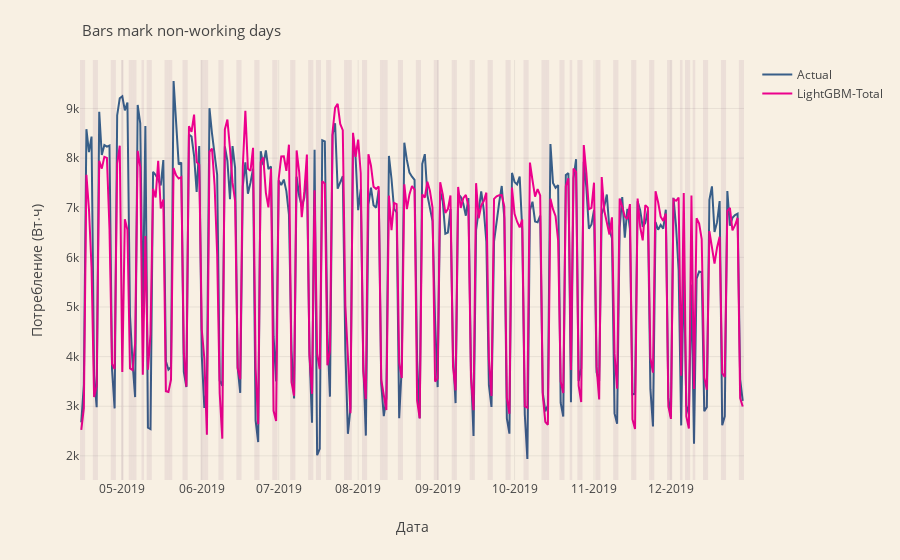

The code cell stored with this chart in its notebook:
### Code cell
model_stats_df = get_prediction_stats(predictions_df["Actual"], predictions_df["LightGBM-Total"], 'LightGBM-Total')
stats = stats.append(model_stats_df)

fig = px.line(predictions_df[["Actual", "LightGBM-Total"]])
fig.update_layout(xaxis_title="Дата",
                  yaxis_title="Потребление (Вт⋅ч)",
                  legend_title=None)
fig.update_xaxes(dtick="M1", tickformat="%m-%Y") 

print(model_stats_df)
mark_days_on_plot(fig, off_days)

### Figure 1 — Plotly figure (JSON) as saved in the notebook; plotly's stock layout.template omitted (floating-point values rounded to 4 significant figures; data arrays with more than 128 entries replaced by an {"elided": "..."} marker saying what was removed)
{"data": [{"hovertemplate": "variable=Actual<br>Date=%{x}<br>value=%{y}<extra></extra>", "legendgroup": "Actual", "line": {"color": "#385E88", "dash": "solid"}, "marker": {"symbol": "circle"}, "mode": "lines", "name": "Actual", "orientation": "v", "showlegend": true, "type": "scatter", "x": {"elided": "259 str values"}, "xaxis": "x", "y": {"elided": "259 float values"}, "yaxis": "y"}, {"hovertemplate": "variable=LightGBM-Total<br>Date=%{x}<br>value=%{y}<extra></extra>", "legendgroup": "LightGBM-Total", "line": {"color": "#EC008C", "dash": "solid"}, "marker": {"symbol": "circle"}, "mode": "lines", "name": "LightGBM-Total", "orientation": "v", "showlegend": true, "type": "scatter", "x": {"elided": "259 str values"}, "xaxis": "x", "y": {"elided": "259 float values"}, "yaxis": "y"}], "layout": {"annotations": [{"font": {"size": 15}, "showarrow": false, "text": "Bars mark non-working days", "textangle": 0, "x": 0, "xanchor": "left", "xref": "paper", "y": 1.1, "yref": "paper"}], "legend": {"title": {}, "tracegroupgap": 0}, "margin": {"t": 60}, "shapes": [{"fillcolor": "#582156", "line": {"width": 0}, "opacity": 0.08, "type": "rect", "x0": "2019-04-14T12:00:00", "x1": "2019-04-15T12:00:00", "xref": "x", "y0": 0, "y1": 1, "yref": "y domain"}, {"fillcolor": "#582156", "line": {"width": 0}, "opacity": 0.08, "type": "rect", "x0": "2019-04-15T12:00:00", "x1": "2019-04-16T12:00:00", "xref": "x", "y0": 0, "y1": 1, "yref": "y domain"}, {"fillcolor": "#582156", "line": {"width": 0}, "opacity": 0.08, "type": "rect", "x0": "2019-04-19T12:00:00", "x1": "2019-04-20T12:00:00", "xref": "x", "y0": 0, "y1": 1, "yref": "y domain"}, {"fillcolor": "#582156", "line": {"width": 0}, "opacity": 0.08, "type": "rect", "x0": "2019-04-20T12:00:00", "x1": "2019-04-21T12:00:00", "xref": "x", "y0": 0, "y1": 1, "yref": "y domain"}, {"fillcolor": "#582156", "line": {"width": 0}, "opacity": 0.08, "type": "rect", "x0": "2019-04-26T12:00:00", "x1": "2019-04-27T12:00:00", "xref": "x", "y0": 0, "y1": 1, "yref": "y domain"}, {"fillcolor": "#582156", "line": {"width": 0}, "opacity": 0.08, "type": "rect", "x0": "2019-04-27T12:00:00", "x1": "2019-04-28T12:00:00", "xref": "x", "y0": 0, "y1": 1, "yref": "y domain"}, {"fillcolor": "#582156", "line": {"width": 0}, "opacity": 0.08, "type": "rect", "x0": "2019-04-30T12:00:00", "x1": "2019-05-01T12:00:00", "xref": "x", "y0": 0, "y1": 1, "yref": "y domain"}, {"fillcolor": "#582156", "line": {"width": 0}, "opacity": 0.08, "type": "rect", "x0": "2019-05-03T12:00:00", "x1": "2019-05-04T12:00:00", "xref": "x", "y0": 0, "y1": 1, "yref": "y domain"}, {"fillcolor": "#582156", "line": {"width": 0}, "opacity": 0.08, "type": "rect", "x0": "2019-05-04T12:00:00", "x1": "2019-05-05T12:00:00", "xref": "x", "y0": 0, "y1": 1, "yref": "y domain"}, {"fillcolor": "#582156", "line": {"width": 0}, "opacity": 0.08, "type": "rect", "x0": "2019-05-05T12:00:00", "x1": "2019-05-06T12:00:00", "xref": "x", "y0": 0, "y1": 1, "yref": "y domain"}, {"fillcolor": "#582156", "line": {"width": 0}, "opacity": 0.08, "type": "rect", "x0": "2019-05-08T12:00:00", "x1": "2019-05-09T12:00:00", "xref": "x", "y0": 0, "y1": 1, "yref": "y domain"}, {"fillcolor": "#582156", "line": {"width": 0}, "opacity": 0.08, "type": "rect", "x0": "2019-05-10T12:00:00", "x1": "2019-05-11T12:00:00", "xref": "x", "y0": 0, "y1": 1, "yref": "y domain"}, {"fillcolor": "#582156", "line": {"width": 0}, "opacity": 0.08, "type": "rect", "x0": "2019-05-11T12:00:00", "x1": "2019-05-12T12:00:00", "xref": "x", "y0": 0, "y1": 1, "yref": "y domain"}, {"fillcolor": "#582156", "line": {"width": 0}, "opacity": 0.08, "type": "rect", "x0": "2019-05-17T12:00:00", "x1": "2019-05-18T12:00:00", "xref": "x", "y0": 0, "y1": 1, "yref": "y domain"}, {"fillcolor": "#582156", "line": {"width": 0}, "opacity": 0.08, "type": "rect", "x0": "2019-05-18T12:00:00", "x1": "2019-05-19T12:00:00", "xref": "x", "y0": 0, "y1": 1, "yref": "y domain"}, {"fillcolor": "#582156", "line": {"width": 0}, "opacity": 0.08, "type": "rect", "x0": "2019-05-19T12:00:00", "x1": "2019-05-20T12:00:00", "xref": "x", "y0": 0, "y1": 1, "yref": "y domain"}, {"fillcolor": "#582156", "line": {"width": 0}, "opacity": 0.08, "type": "rect", "x0": "2019-05-24T12:00:00", "x1": "2019-05-25T12:00:00", "xref": "x", "y0": 0, "y1": 1, "yref": "y domain"}, {"fillcolor": "#582156", "line": {"width": 0}, "opacity": 0.08, "type": "rect", "x0": "2019-05-25T12:00:00", "x1": "2019-05-26T12:00:00", "xref": "x", "y0": 0, "y1": 1, "yref": "y domain"}, {"fillcolor": "#582156", "line": {"width": 0}, "opacity": 0.08, "type": "rect", "x0": "2019-05-31T12:00:00", "x1": "2019-06-01T12:00:00", "xref": "x", "y0": 0, "y1": 1, "yref": "y domain"}, {"fillcolor": "#582156", "line": {"width": 0}, "opacity": 0.08, "type": "rect", "x0": "2019-06-01T12:00:00", "x1": "2019-06-02T12:00:00", "xref": "x", "y0": 0, "y1": 1, "yref": "y domain"}, {"fillcolor": "#582156", "line": {"width": 0}, "opacity": 0.08, "type": "rect", "x0": "2019-06-02T12:00:00", "x1": "2019-06-03T12:00:00", "xref": "x", "y0": 0, "y1": 1, "yref": "y domain"}, {"fillcolor": "#582156", "line": {"width": 0}, "opacity": 0.08, "type": "rect", "x0": "2019-06-07T12:00:00", "x1": "2019-06-08T12:00:00", "xref": "x", "y0": 0, "y1": 1, "yref": "y domain"}, {"fillcolor": "#582156", "line": {"width": 0}, "opacity": 0.08, "type": "rect", "x0": "2019-06-08T12:00:00", "x1": "2019-06-09T12:00:00", "xref": "x", "y0": 0, "y1": 1, "yref": "y domain"}, {"fillcolor": "#582156", "line": {"width": 0}, "opacity": 0.08, "type": "rect", "x0": "2019-06-14T12:00:00", "x1": "2019-06-15T12:00:00", "xref": "x", "y0": 0, "y1": 1, "yref": "y domain"}, {"fillcolor": "#582156", "line": {"width": 0}, "opacity": 0.08, "type": "rect", "x0": "2019-06-15T12:00:00", "x1": "2019-06-16T12:00:00", "xref": "x", "y0": 0, "y1": 1, "yref": "y domain"}, {"fillcolor": "#582156", "line": {"width": 0}, "opacity": 0.08, "type": "rect", "x0": "2019-06-21T12:00:00", "x1": "2019-06-22T12:00:00", "xref": "x", "y0": 0, "y1": 1, "yref": "y domain"}, {"fillcolor": "#582156", "line": {"width": 0}, "opacity": 0.08, "type": "rect", "x0": "2019-06-22T12:00:00", "x1": "2019-06-23T12:00:00", "xref": "x", "y0": 0, "y1": 1, "yref": "y domain"}, {"fillcolor": "#582156", "line": {"width": 0}, "opacity": 0.08, "type": "rect", "x0": "2019-06-28T12:00:00", "x1": "2019-06-29T12:00:00", "xref": "x", "y0": 0, "y1": 1, "yref": "y domain"}, {"fillcolor": "#582156", "line": {"width": 0}, "opacity": 0.08, "type": "rect", "x0": "2019-06-29T12:00:00", "x1": "2019-06-30T12:00:00", "xref": "x", "y0": 0, "y1": 1, "yref": "y domain"}, {"fillcolor": "#582156", "line": {"width": 0}, "opacity": 0.08, "type": "rect", "x0": "2019-07-05T12:00:00", "x1": "2019-07-06T12:00:00", "xref": "x", "y0": 0, "y1": 1, "yref": "y domain"}, {"fillcolor": "#582156", "line": {"width": 0}, "opacity": 0.08, "type": "rect", "x0": "2019-07-06T12:00:00", "x1": "2019-07-07T12:00:00", "xref": "x", "y0": 0, "y1": 1, "yref": "y domain"}, {"fillcolor": "#582156", "line": {"width": 0}, "opacity": 0.08, "type": "rect", "x0": "2019-07-12T12:00:00", "x1": "2019-07-13T12:00:00", "xref": "x", "y0": 0, "y1": 1, "yref": "y domain"}, {"fillcolor": "#582156", "line": {"width": 0}, "opacity": 0.08, "type": "rect", "x0": "2019-07-13T12:00:00", "x1": "2019-07-14T12:00:00", "xref": "x", "y0": 0, "y1": 1, "yref": "y domain"}, {"fillcolor": "#582156", "line": {"width": 0}, "opacity": 0.08, "type": "rect", "x0": "2019-07-15T12:00:00", "x1": "2019-07-16T12:00:00", "xref": "x", "y0": 0, "y1": 1, "yref": "y domain"}, {"fillcolor": "#582156", "line": {"width": 0}, "opacity": 0.08, "type": "rect", "x0": "2019-07-16T12:00:00", "x1": "2019-07-17T12:00:00", "xref": "x", "y0": 0, "y1": 1, "yref": "y domain"}, {"fillcolor": "#582156", "line": {"width": 0}, "opacity": 0.08, "type": "rect", "x0": "2019-07-19T12:00:00", "x1": "2019-07-20T12:00:00", "xref": "x", "y0": 0, "y1": 1, "yref": "y domain"}, {"fillcolor": "#582156", "line": {"width": 0}, "opacity": 0.08, "type": "rect", "x0": "2019-07-20T12:00:00", "x1": "2019-07-21T12:00:00", "xref": "x", "y0": 0, "y1": 1, "yref": "y domain"}, {"fillcolor": "#582156", "line": {"width": 0}, "opacity": 0.08, "type": "rect", "x0": "2019-07-26T12:00:00", "x1": "2019-07-27T12:00:00", "xref": "x", "y0": 0, "y1": 1, "yref": "y domain"}, {"fillcolor": "#582156", "line": {"width": 0}, "opacity": 0.08, "type": "rect", "x0": "2019-07-27T12:00:00", "x1": "2019-07-28T12:00:00", "xref": "x", "y0": 0, "y1": 1, "yref": "y domain"}, {"fillcolor": "#582156", "line": {"width": 0}, "opacity": 0.08, "type": "rect", "x0": "2019-07-28T12:00:00", "x1": "2019-07-29T12:00:00", "xref": "x", "y0": 0, "y1": 1, "yref": "y domain"}, {"fillcolor": "#582156", "line": {"width": 0}, "opacity": 0.08, "type": "rect", "x0": "2019-08-02T12:00:00", "x1": "2019-08-03T12:00:00", "xref": "x", "y0": 0, "y1": 1, "yref": "y domain"}, {"fillcolor": "#582156", "line": {"width": 0}, "opacity": 0.08, "type": "rect", "x0": "2019-08-03T12:00:00", "x1": "2019-08-04T12:00:00", "xref": "x", "y0": 0, "y1": 1, "yref": "y domain"}, {"fillcolor": "#582156", "line": {"width": 0}, "opacity": 0.08, "type": "rect", "x0": "2019-08-09T12:00:00", "x1": "2019-08-10T12:00:00", "xref": "x", "y0": 0, "y1": 1, "yref": "y domain"}, {"fillcolor": "#582156", "line": {"width": 0}, "opacity": 0.08, "type": "rect", "x0": "2019-08-10T12:00:00", "x1": "2019-08-11T12:00:00", "xref": "x", "y0": 0, "y1": 1, "yref": "y domain"}, {"fillcolor": "#582156", "line": {"width": 0}, "opacity": 0.08, "type": "rect", "x0": "2019-08-11T12:00:00", "x1": "2019-08-12T12:00:00", "xref": "x", "y0": 0, "y1": 1, "yref": "y domain"}, {"fillcolor": "#582156", "line": {"width": 0}, "opacity": 0.08, "type": "rect", "x0": "2019-08-16T12:00:00", "x1": "2019-08-17T12:00:00", "xref": "x", "y0": 0, "y1": 1, "yref": "y domain"}, {"fillcolor": "#582156", "line": {"width": 0}, "opacity": 0.08, "type": "rect", "x0": "2019-08-17T12:00:00", "x1": "2019-08-18T12:00:00", "xref": "x", "y0": 0, "y1": 1, "yref": "y domain"}, {"fillcolor": "#582156", "line": {"width": 0}, "opacity": 0.08, "type": "rect", "x0": "2019-08-23T12:00:00", "x1": "2019-08-24T12:00:00", "xref": "x", "y0": 0, "y1": 1, "yref": "y domain"}, {"fillcolor": "#582156", "line": {"width": 0}, "opacity": 0.08, "type": "rect", "x0": "2019-08-24T12:00:00", "x1": "2019-08-25T12:00:00", "xref": "x", "y0": 0, "y1": 1, "yref": "y domain"}, {"fillcolor": "#582156", "line": {"width": 0}, "opacity": 0.08, "type": "rect", "x0": "2019-08-30T12:00:00", "x1": "2019-08-31T12:00:00", "xref": "x", "y0": 0, "y1": 1, "yref": "y domain"}, {"fillcolor": "#582156", "line": {"width": 0}, "opacity": 0.08, "type": "rect", "x0": "2019-08-31T12:00:00", "x1": "2019-09-01T12:00:00", "xref": "x", "y0": 0, "y1": 1, "yref": "y domain"}, {"fillcolor": "#582156", "line": {"width": 0}, "opacity": 0.08, "type": "rect", "x0": "2019-09-06T12:00:00", "x1": "2019-09-07T12:00:00", "xref": "x", "y0": 0, "y1": 1, "yref": "y domain"}, {"fillcolor": "#582156", "line": {"width": 0}, "opacity": 0.08, "type": "rect", "x0": "2019-09-07T12:00:00", "x1": "2019-09-08T12:00:00", "xref": "x", "y0": 0, "y1": 1, "yref": "y domain"}, {"fillcolor": "#582156", "line": {"width": 0}, "opacity": 0.08, "type": "rect", "x0": "2019-09-13T12:00:00", "x1": "2019-09-14T12:00:00", "xref": "x", "y0": 0, "y1": 1, "yref": "y domain"}, {"fillcolor": "#582156", "line": {"width": 0}, "opacity": 0.08, "type": "rect", "x0": "2019-09-14T12:00:00", "x1": "2019-09-15T12:00:00", "xref": "x", "y0": 0, "y1": 1, "yref": "y domain"}, {"fillcolor": "#582156", "line": {"width": 0}, "opacity": 0.08, "type": "rect", "x0": "2019-09-20T12:00:00", "x1": "2019-09-21T12:00:00", "xref": "x", "y0": 0, "y1": 1, "yref": "y domain"}, {"fillcolor": "#582156", "line": {"width": 0}, "opacity": 0.08, "type": "rect", "x0": "2019-09-21T12:00:00", "x1": "2019-09-22T12:00:00", "xref": "x", "y0": 0, "y1": 1, "yref": "y domain"}, {"fillcolor": "#582156", "line": {"width": 0}, "opacity": 0.08, "type": "rect", "x0": "2019-09-27T12:00:00", "x1": "2019-09-28T12:00:00", "xref": "x", "y0": 0, "y1": 1, "yref": "y domain"}, {"fillcolor": "#582156", "line": {"width": 0}, "opacity": 0.08, "type": "rect", "x0": "2019-09-28T12:00:00", "x1": "2019-09-29T12:00:00", "xref": "x", "y0": 0, "y1": 1, "yref": "y domain"}, {"fillcolor": "#582156", "line": {"width": 0}, "opacity": 0.08, "type": "rect", "x0": "2019-10-04T12:00:00", "x1": "2019-10-05T12:00:00", "xref": "x", "y0": 0, "y1": 1, "yref": "y domain"}, {"fillcolor": "#582156", "line": {"width": 0}, "opacity": 0.08, "type": "rect", "x0": "2019-10-05T12:00:00", "x1": "2019-10-06T12:00:00", "xref": "x", "y0": 0, "y1": 1, "yref": "y domain"}, {"fillcolor": "#582156", "line": {"width": 0}, "opacity": 0.08, "type": "rect", "x0": "2019-10-11T12:00:00", "x1": "2019-10-12T12:00:00", "xref": "x", "y0": 0, "y1": 1, "yref": "y domain"}, {"fillcolor": "#582156", "line": {"width": 0}, "opacity": 0.08, "type": "rect", "x0": "2019-10-12T12:00:00", "x1": "2019-10-13T12:00:00", "xref": "x", "y0": 0, "y1": 1, "yref": "y domain"}, {"fillcolor": "#582156", "line": {"width": 0}, "opacity": 0.08, "type": "rect", "x0": "2019-10-13T12:00:00", "x1": "2019-10-14T12:00:00", "xref": "x", "y0": 0, "y1": 1, "yref": "y domain"}, {"fillcolor": "#582156", "line": {"width": 0}, "opacity": 0.08, "type": "rect", "x0": "2019-10-18T12:00:00", "x1": "2019-10-19T12:00:00", "xref": "x", "y0": 0, "y1": 1, "yref": "y domain"}, {"fillcolor": "#582156", "line": {"width": 0}, "opacity": 0.08, "type": "rect", "x0": "2019-10-19T12:00:00", "x1": "2019-10-20T12:00:00", "xref": "x", "y0": 0, "y1": 1, "yref": "y domain"}, {"fillcolor": "#582156", "line": {"width": 0}, "opacity": 0.08, "type": "rect", "x0": "2019-10-22T12:00:00", "x1": "2019-10-23T12:00:00", "xref": "x", "y0": 0, "y1": 1, "yref": "y domain"}, {"fillcolor": "#582156", "line": {"width": 0}, "opacity": 0.08, "type": "rect", "x0": "2019-10-25T12:00:00", "x1": "2019-10-26T12:00:00", "xref": "x", "y0": 0, "y1": 1, "yref": "y domain"}, {"fillcolor": "#582156", "line": {"width": 0}, "opacity": 0.08, "type": "rect", "x0": "2019-10-26T12:00:00", "x1": "2019-10-27T12:00:00", "xref": "x", "y0": 0, "y1": 1, "yref": "y domain"}, {"fillcolor": "#582156", "line": {"width": 0}, "opacity": 0.08, "type": "rect", "x0": "2019-11-01T12:00:00", "x1": "2019-11-02T12:00:00", "xref": "x", "y0": 0, "y1": 1, "yref": "y domain"}, {"fillcolor": "#582156", "line": {"width": 0}, "opacity": 0.08, "type": "rect", "x0": "2019-11-02T12:00:00", "x1": "2019-11-03T12:00:00", "xref": "x", "y0": 0, "y1": 1, "yref": "y domain"}, {"fillcolor": "#582156", "line": {"width": 0}, "opacity": 0.08, "type": "rect", "x0": "2019-11-08T12:00:00", "x1": "2019-11-09T12:00:00", "xref": "x", "y0": 0, "y1": 1, "yref": "y domain"}, {"fillcolor": "#582156", "line": {"width": 0}, "opacity": 0.08, "type": "rect", "x0": "2019-11-09T12:00:00", "x1": "2019-11-10T12:00:00", "xref": "x", "y0": 0, "y1": 1, "yref": "y domain"}, {"fillcolor": "#582156", "line": {"width": 0}, "opacity": 0.08, "type": "rect", "x0": "2019-11-15T12:00:00", "x1": "2019-11-16T12:00:00", "xref": "x", "y0": 0, "y1": 1, "yref": "y domain"}, {"fillcolor": "#582156", "line": {"width": 0}, "opacity": 0.08, "type": "rect", "x0": "2019-11-16T12:00:00", "x1": "2019-11-17T12:00:00", "xref": "x", "y0": 0, "y1": 1, "yref": "y domain"}, {"fillcolor": "#582156", "line": {"width": 0}, "opacity": 0.08, "type": "rect", "x0": "2019-11-22T12:00:00", "x1": "2019-11-23T12:00:00", "xref": "x", "y0": 0, "y1": 1, "yref": "y domain"}, {"fillcolor": "#582156", "line": {"width": 0}, "opacity": 0.08, "type": "rect", "x0": "2019-11-23T12:00:00", "x1": "2019-11-24T12:00:00", "xref": "x", "y0": 0, "y1": 1, "yref": "y domain"}, {"fillcolor": "#582156", "line": {"width": 0}, "opacity": 0.08, "type": "rect", "x0": "2019-11-29T12:00:00", "x1": "2019-11-30T12:00:00", "xref": "x", "y0": 0, "y1": 1, "yref": "y domain"}, {"fillcolor": "#582156", "line": {"width": 0}, "opacity": 0.08, "type": "rect", "x0": "2019-11-30T12:00:00", "x1": "2019-12-01T12:00:00", "xref": "x", "y0": 0, "y1": 1, "yref": "y domain"}, {"fillcolor": "#582156", "line": {"width": 0}, "opacity": 0.08, "type": "rect", "x0": "2019-12-04T12:00:00", "x1": "2019-12-05T12:00:00", "xref": "x", "y0": 0, "y1": 1, "yref": "y domain"}, {"fillcolor": "#582156", "line": {"width": 0}, "opacity": 0.08, "type": "rect", "x0": "2019-12-06T12:00:00", "x1": "2019-12-07T12:00:00", "xref": "x", "y0": 0, "y1": 1, "yref": "y domain"}, {"fillcolor": "#582156", "line": {"width": 0}, "opacity": 0.08, "type": "rect", "x0": "2019-12-07T12:00:00", "x1": "2019-12-08T12:00:00", "xref": "x", "y0": 0, "y1": 1, "yref": "y domain"}, {"fillcolor": "#582156", "line": {"width": 0}, "opacity": 0.08, "type": "rect", "x0": "2019-12-09T12:00:00", "x1": "2019-12-10T12:00:00", "xref": "x", "y0": 0, "y1": 1, "yref": "y domain"}, {"fillcolor": "#582156", "line": {"width": 0}, "opacity": 0.08, "type": "rect", "x0": "2019-12-13T12:00:00", "x1": "2019-12-14T12:00:00", "xref": "x", "y0": 0, "y1": 1, "yref": "y domain"}, {"fillcolor": "#582156", "line": {"width": 0}, "opacity": 0.08, "type": "rect", "x0": "2019-12-14T12:00:00", "x1": "2019-12-15T12:00:00", "xref": "x", "y0": 0, "y1": 1, "yref": "y domain"}, {"fillcolor": "#582156", "line": {"width": 0}, "opacity": 0.08, "type": "rect", "x0": "2019-12-20T12:00:00", "x1": "2019-12-21T12:00:00", "xref": "x", "y0": 0, "y1": 1, "yref": "y domain"}, {"fillcolor": "#582156", "line": {"width": 0}, "opacity": 0.08, "type": "rect", "x0": "2019-12-21T12:00:00", "x1": "2019-12-22T12:00:00", "xref": "x", "y0": 0, "y1": 1, "yref": "y domain"}, {"fillcolor": "#582156", "line": {"width": 0}, "opacity": 0.08, "type": "rect", "x0": "2019-12-27T12:00:00", "x1": "2019-12-28T12:00:00", "xref": "x", "y0": 0, "y1": 1, "yref": "y domain"}, {"fillcolor": "#582156", "line": {"width": 0}, "opacity": 0.08, "type": "rect", "x0": "2019-12-28T12:00:00", "x1": "2019-12-29T12:00:00", "xref": "x", "y0": 0, "y1": 1, "yref": "y domain"}], "xaxis": {"anchor": "y", "domain": [0, 1], "dtick": "M1", "tickformat": "%m-%Y", "title": {"text": "Дата"}}, "yaxis": {"anchor": "x", "domain": [0, 1], "title": {"text": "Потребление (Вт⋅ч)"}}}}
